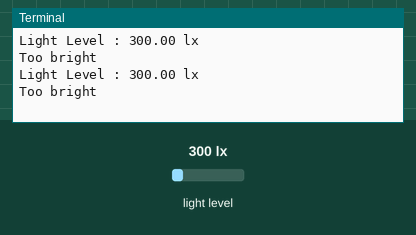
Bench run of a program on a simulated Raspberry Pi (BCM pin numbers). On the bench: the last lines printed to the terminal. The test bench sets the inputs (shaded band); at power-on: light level 300 lx.

Above: at 1.2 s.
1.3 s: light level set to 111 lx
At 2.6 s:
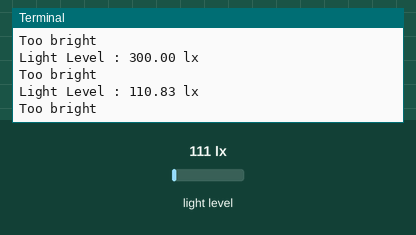
2.8 s: light level set to 89 lx
At 3.8 s:
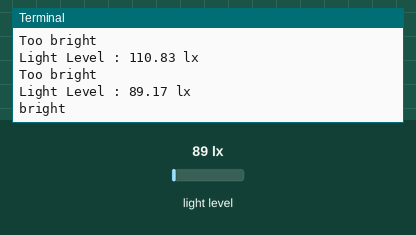
5.5 s: light level set to 53 lx
At 6.7 s:
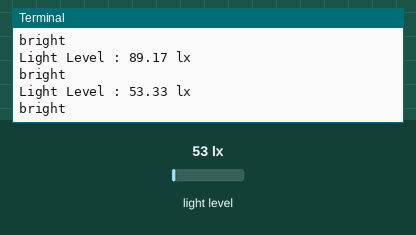
7.0 s: light level set to 45 lx
At 7.6 s:
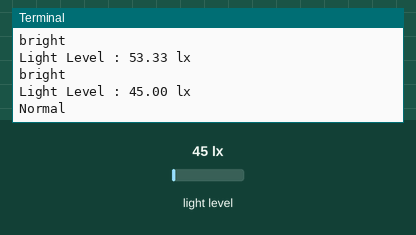
9.5 s: light level set to 31 lx
At 10.8 s:
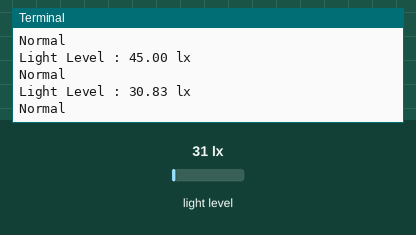
11.0 s: light level set to 26 lx
At 11.9 s:
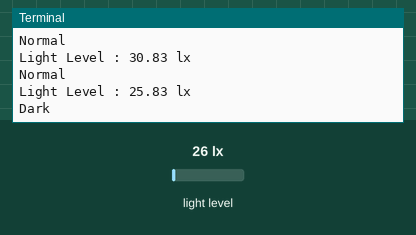
Timing chart, 0 to 14.0 s (numbered marks = the images above; inputs shaded):
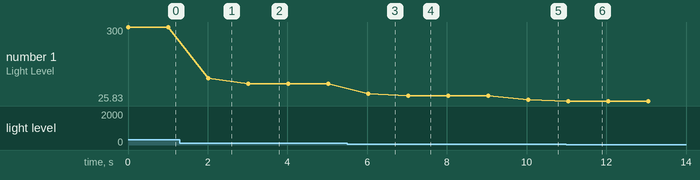

Measured:
- the behaviour switches between 101 and 100 lx on light level (found by bisection; images 1 and 2)
- the behaviour switches between 50 and 49 lx on light level (found by bisection; images 3 and 4)
- the behaviour switches between 30 and 29 lx on light level (found by bisection; images 5 and 6)
- after the input at 1.3 s, the terminal: prints a new line after 0.71 s (image 1)
- after the input at 2.8 s, the terminal: prints a new line after 0.21 s (image 2)
- after the input at 5.5 s, the terminal: prints a new line after 0.53 s (image 3)
- after the input at 7.0 s, the terminal: prints a new line at once (image 4)
- after the input at 9.5 s, the terminal: prints a new line after 0.54 s (image 5)
- after the input at 11.0 s, the terminal: prints a new line at once (image 6)

The program:

bh1750.py
```python
#!/usr/bin/python
#---------------------------------------------------------------------
#    ___  ___  _ ____
#   / _ \/ _ \(_) __/__  __ __
#  / , _/ ___/ /\ \/ _ \/ // /
# /_/|_/_/  /_/___/ .__/\_, /
#                /_/   /___/
#
#           bh1750.py
# Read data from a BH1750 digital light sensor.
#
# Author : Matt Hawkins
# Date   : 26/06/2018
#
# For more information please visit :
# https://www.raspberrypi-spy.co.uk/?s=bh1750
#
#---------------------------------------------------------------------
import smbus
import time

# Define some constants from the datasheet

DEVICE     = 0x23 # Default device I2C address

POWER_DOWN = 0x00 # No active state
POWER_ON   = 0x01 # Power on
RESET      = 0x07 # Reset data register value

# Start measurement at 4lx resolution. Time typically 16ms.
CONTINUOUS_LOW_RES_MODE = 0x13
# Start measurement at 1lx resolution. Time typically 120ms
CONTINUOUS_HIGH_RES_MODE_1 = 0x10
# Start measurement at 0.5lx resolution. Time typically 120ms
CONTINUOUS_HIGH_RES_MODE_2 = 0x11
# Start measurement at 1lx resolution. Time typically 120ms
# Device is automatically set to Power Down after measurement.
ONE_TIME_HIGH_RES_MODE_1 = 0x20
# Start measurement at 0.5lx resolution. Time typically 120ms
# Device is automatically set to Power Down after measurement.
ONE_TIME_HIGH_RES_MODE_2 = 0x21
# Start measurement at 1lx resolution. Time typically 120ms
# Device is automatically set to Power Down after measurement.
ONE_TIME_LOW_RES_MODE = 0x23

#bus = smbus.SMBus(0) # Rev 1 Pi uses 0
bus = smbus.SMBus(1)  # Rev 2 Pi uses 1

def convertToNumber(data):
  # Simple function to convert 2 bytes of data
  # into a decimal number. Optional parameter 'decimals'
  # will round to specified number of decimal places.
  result=(data[1] + (256 * data[0])) / 1.2
  return (result)

def readLight(addr=DEVICE):
  # Read data from I2C interface
  data = bus.read_i2c_block_data(addr,ONE_TIME_HIGH_RES_MODE_1)
  return convertToNumber(data)

def main():

  while True:
    lightLevel=readLight()
    print("Light Level : " + format(lightLevel,'.2f') + " lx")
    if lightLevel >= 50 and lightLevel <=100:
        print("bright")
    elif lightLevel > 100:
        print("Too bright")
    elif lightLevel < 50 and lightLevel >= 30:
        print("Normal")
    elif lightLevel < 30 and lightLevel >=10:
        print("Dark")
    else:
        print("Too dark")
    time.sleep(1.0)

if __name__=="__main__":
   main()
```
